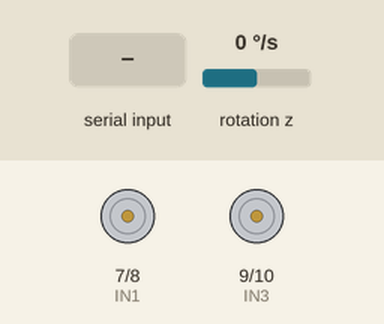
This sketch was run on a simulated Arduino Uno, built with avr-gcc and run on an emulated ATmega328P. Shown: motor-driver pin pairs drawn as motors (green arrow = first pin HIGH = forward, orange = second pin HIGH = backward, longer = more drive, scaled by the enable pin). Wiring (inferred from the names in the program): MPU-6050 motion sensor at I2C address 0x68. The inputs (shaded band) are chosen by the test bench; at power-on: rotation z 0 °/s.

Above: at 2.4 s.
2.5 s: "L" received over Serial
At 2.65 s:
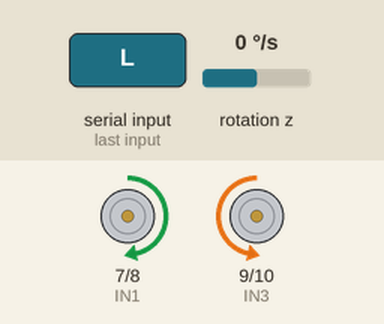
4.3 s: "R" received over Serial
At 4.45 s:
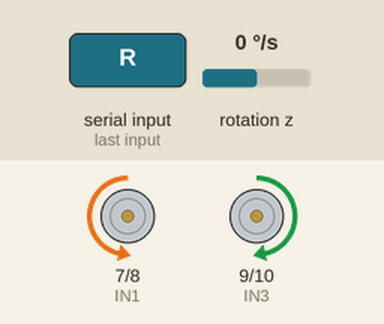
Timing chart, 0 to 7.3 s (numbered marks = the images above; inputs shaded):
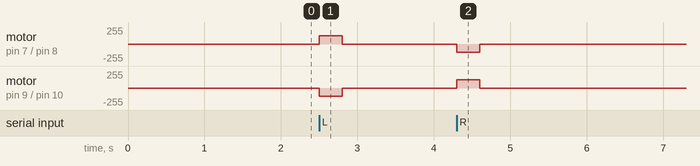

The sketch:

motor_controller.ino
```cpp
#include <Wire.h>

// L298N motor driver pins
const int ENA = 5;
const int IN1 = 7;
const int IN2 = 8;

const int ENB = 6;
const int IN3 = 9;
const int IN4 = 10;

// Motor control
const int MOTOR_SPEED = 125;
const unsigned long TIMEOUT_MS = 300;

unsigned long lastCommandTime = 0;
char currentCommand = 'S';

// MPU-6050 gyroscope
const byte MPU_ADDR = 0x68;
const float GYRO_SCALE = 131.0;  // +/-250 deg/s range
float gyroZOffset = 0.0;


void stopMotors() {
  analogWrite(ENA, 0);
  analogWrite(ENB, 0);

  digitalWrite(IN1, LOW);
  digitalWrite(IN2, LOW);
  digitalWrite(IN3, LOW);
  digitalWrite(IN4, LOW);
}


void rotateLeft() {
  // Directions verified on the physical robot
  digitalWrite(IN1, HIGH);
  digitalWrite(IN2, LOW);

  digitalWrite(IN3, LOW);
  digitalWrite(IN4, HIGH);

  analogWrite(ENA, MOTOR_SPEED);
  analogWrite(ENB, MOTOR_SPEED);
}


void rotateRight() {
  digitalWrite(IN1, LOW);
  digitalWrite(IN2, HIGH);

  digitalWrite(IN3, HIGH);
  digitalWrite(IN4, LOW);

  analogWrite(ENA, MOTOR_SPEED);
  analogWrite(ENB, MOTOR_SPEED);
}


bool readGyroZ(float &gyroZ) {
  Wire.beginTransmission(MPU_ADDR);
  Wire.write(0x47);

  if (Wire.endTransmission(false) != 0) {
    return false;
  }

  if (Wire.requestFrom(MPU_ADDR, (byte)2) != 2) {
    return false;
  }

  byte highByte = Wire.read();
  byte lowByte = Wire.read();

  int16_t raw = (int16_t)(
    (uint16_t(highByte) << 8) | lowByte
  );

  gyroZ = raw / GYRO_SCALE;
  return true;
}


void calibrateGyro() {
  float total = 0.0;
  int validSamples = 0;

  // Keep the robot stationary during calibration
  for (int i = 0; i < 200; i++) {
    float reading;

    if (readGyroZ(reading)) {
      total += reading;
      validSamples++;
    }

    delay(5);
  }

  if (validSamples > 0) {
    gyroZOffset = total / validSamples;
  }
}


void setup() {
  pinMode(ENA, OUTPUT);
  pinMode(ENB, OUTPUT);

  pinMode(IN1, OUTPUT);
  pinMode(IN2, OUTPUT);
  pinMode(IN3, OUTPUT);
  pinMode(IN4, OUTPUT);

  stopMotors();

  Serial.begin(115200);
  Wire.begin();
  Wire.setWireTimeout(3000, true);

  // Wake the MPU-6050
  Wire.beginTransmission(MPU_ADDR);
  Wire.write(0x6B);
  Wire.write(0x00);
  Wire.endTransmission();

  delay(100);
  calibrateGyro();

  lastCommandTime = millis();
}


void loop() {
  while (Serial.available() > 0) {
    char command = Serial.read();

    if (command == 'L' || command == 'R' || command == 'S') {
      lastCommandTime = millis();

      if (command != currentCommand) {
        stopMotors();

        if (command == 'L') {
          rotateLeft();
        }
        else if (command == 'R') {
          rotateRight();
        }

        currentCommand = command;
      }
    }
    else if (command == 'G') {
      float gyroZ;

      if (readGyroZ(gyroZ)) {
        gyroZ -= gyroZOffset;

        Serial.print("GYRO_Z,");
        Serial.println(gyroZ, 2);
      }
      else {
        Serial.println("GYRO_ERROR");
      }
    }
  }

  // Stop the motors if movement commands stop arriving
  if (millis() - lastCommandTime > TIMEOUT_MS) {
    if (currentCommand != 'S') {
      stopMotors();
      currentCommand = 'S';
    }
  }
}
```

Measured:
- after the input at 2.5 s, motor on pin 7 (IN1) / pin 8 (IN2): stopped → forward 125/255 at once, → stopped 0.30 s later; motor on pin 9 (IN3) / pin 10 (IN4): stopped → backward 125/255 at once, → stopped 0.30 s later
- after the input at 4.3 s, motor on pin 7 (IN1) / pin 8 (IN2): stopped → backward 125/255 at once, → stopped 0.30 s later; motor on pin 9 (IN3) / pin 10 (IN4): stopped → forward 125/255 at once, → stopped 0.30 s later
